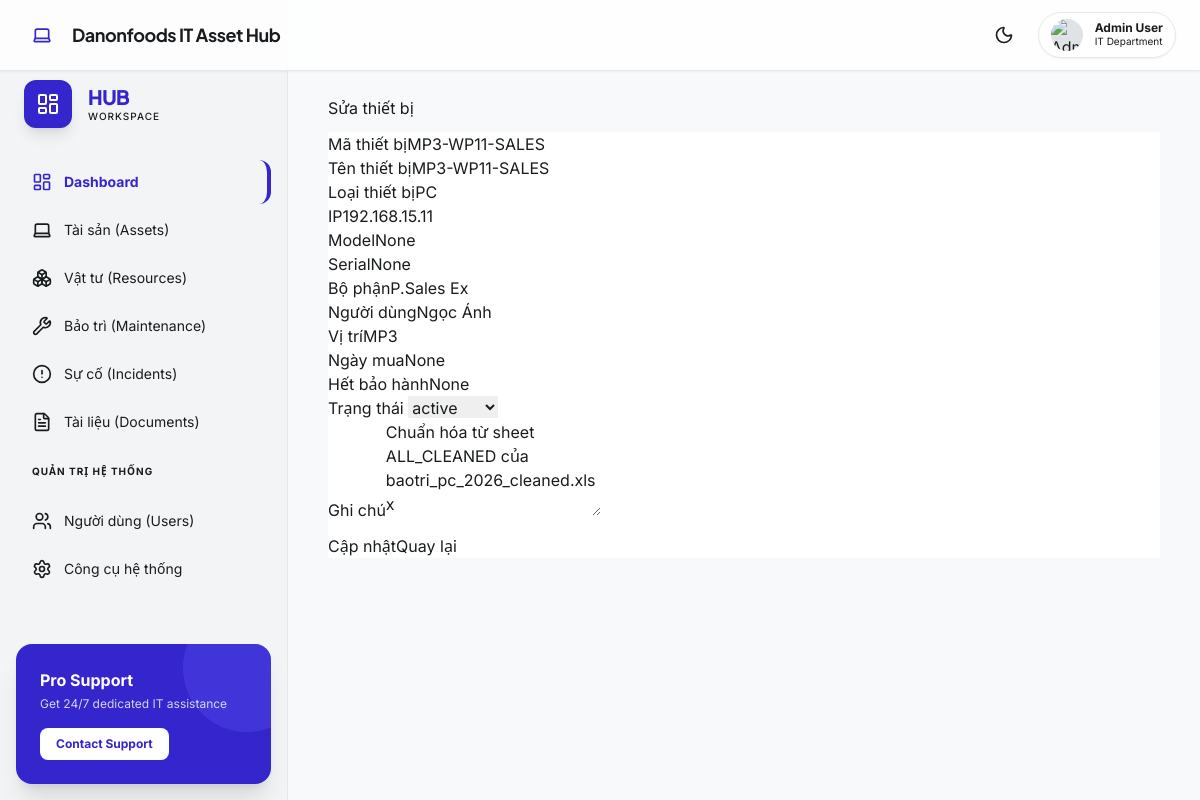
Screenshot of /assets/1/edit (signed in) with the database file from the repository.
### app/db/models/asset.py (models this page shows)
class Asset(Base):
    __tablename__ = 'assets'
    id: Mapped[int] = mapped_column(primary_key=True, index=True)
    asset_code: Mapped[str] = mapped_column(String(50), unique=True, index=True)
    asset_name: Mapped[str] = mapped_column(String(200))
    asset_type: Mapped[str] = mapped_column(String(50), index=True)
    model: Mapped[str | None] = mapped_column(String(120), nullable=True)
    serial_number: Mapped[str | None] = mapped_column(String(120), nullable=True)
    ip_address: Mapped[str | None] = mapped_column(String(50), nullable=True, index=True)
    department: Mapped[str | None] = mapped_column(String(120), nullable=True, index=True)
    assigned_user: Mapped[str | None] = mapped_column(String(120), nullable=True)
    assigned_at: Mapped[str | None] = mapped_column(String(25), nullable=True)
    unassigned_at: Mapped[str | None] = mapped_column(String(25), nullable=True)
    location: Mapped[str | None] = mapped_column(String(120), nullable=True)
    purchase_date: Mapped[str | None] = mapped_column(String(20), nullable=True)
    warranty_expiry: Mapped[str | None] = mapped_column(String(20), nullable=True)
    status: Mapped[str] = mapped_column(String(30), default='active')
    notes: Mapped[str | None] = mapped_column(Text, nullable=True)
    maintenances = relationship('Maintenance', back_populates='asset', cascade='all, delete-orphan')
    incidents = relationship('Incident', back_populates='asset', cascade='all, delete-orphan')
    assignments = relationship('AssetAssignment', back_populates='asset', cascade='all, delete-orphan', order_by='desc(AssetAssignment.assigned_at)')
    events = relationship('AssetEvent', back_populates='asset', cascade='all, delete-orphan', order_by='desc(AssetEvent.created_at)')

### app/routes/web/assets.py (the view)
@router.get('/{asset_id}/edit', response_class=HTMLResponse)
@require_permission('can_edit_assets')
def asset_edit(asset_id: int, request: Request, db: Session = Depends(get_db), current_user=None):
    asset = db.get(Asset, asset_id)
    return _render_form(request, asset=asset, current_user=current_user)

### app/templates/assets/form.html (shortened to what this page needs)
{% extends 'base.html' %}
{% block content %}
<h1 class="mb-3">{% if asset %}Sửa thiết bị{% else %}Thêm thiết bị mới{% endif %}</h1>
<form class="card card-body bg-white" method="post">
  <div class="row g-3">
    <div class="col-md-4"><label class="form-label">Mã thiết bị</label><input class="form-control" name="asset_code" value="{{ asset.asset_code if asset else '' }}" required></div>
    <div class="col-md-4"><label class="form-label">Tên thiết bị</label><input class="form-control" name="asset_name" value="{{ asset.asset_name if asset else '' }}" required></div>
    <div class="col-md-4"><label class="form-label">Loại thiết bị</label><input class="form-control" name="asset_type" value="{{ asset.asset_type if asset else '' }}" placeholder="PC, Printer, Camera..." required></div>
    <div class="col-md-3"><label class="form-label">IP</label><input class="form-control" name="ip_address" value="{{ asset.ip_address if asset else '' }}"></div>
    <div class="col-md-3"><label class="form-label">Model</label><input class="form-control" name="model" value="{{ asset.model if asset else '' }}"></div>
    <div class="col-md-3"><label class="form-label">Serial</label><input class="form-control" name="serial_number" value="{{ asset.serial_number if asset else '' }}"></div>
    <div class="col-md-3"><label class="form-label">Bộ phận</label><input class="form-control" name="department" value="{{ asset.department if asset else '' }}"></div>
    <div class="col-md-3"><label class="form-label">Người dùng</label><input class="form-control" name="assigned_user" value="{{ asset.assigned_user if asset else '' }}"></div>
    <div class="col-md-3"><label class="form-label">Vị trí</label><input class="form-control" name="location" value="{{ asset.location if asset else '' }}"></div>
    <div class="col-md-3"><label class="form-label">Ngày mua</label><input class="form-control" name="purchase_date" placeholder="YYYY-MM-DD" value="{{ asset.purchase_date if asset else '' }}"></div>
    <div class="col-md-3"><label class="form-label">Hết bảo hành</label><input class="form-control" name="warranty_expiry" placeholder="YYYY-MM-DD" value="{{ asset.warranty_expiry if asset else '' }}"></div>
    <div class="col-md-3"><label class="form-label">Trạng thái</label>
      <select class="form-select" name="status">
        {% set current = asset.status if asset else 'active' %}
        {% for item in ['active', 'in_repair', 'inactive', 'retired', 'lost', 'disposed'] %}
        <option value="{{ item }}" {% if current == item %}selected{% endif %}>{{ item }}</option>
        {% endfor %}
      </select>
    </div>
    <div class="col-12"><label class="form-label">Ghi chú</label><textarea class="form-control" name="notes" rows="4">{{ asset.notes if asset else '' }}</textarea></div>
  </div>
  <div class="mt-3 d-flex gap-2"><button class="btn btn-primary">{% if asset %}Cập nhật{% else %}Lưu thiết bị{% endif %}</button><a class="btn btn-secondary" href="/assets/">Quay lại</a></div>
</form>
{% endblock %}

### app/static/css/premium.css (style rules this page uses)
:root { --color-primary: #3525cd; --color-primary-container: #4f46e5; --color-surface: #f7f9fb; --color-surface-container-lowest: #ffffff; --color-surface-container-low: #f2f4f6; --color-surface-container-highest: #e0e3e5; --color-on-surface: #191c1e; --color-outline-variant: #c7c4d8; }

### rows the page displays
Asset: asset_code "MP3-WP11-SALES", asset_name "MP3-WP11-SALES", asset_type "PC", ip_address "192.168.15.11", model "None", serial_number "None", department "P.Sales Ex", assigned_user "Ngọc Ánh", location "MP3", purchase_date "None", warranty_expiry "None", status "active", notes "Chuẩn hóa từ sheet ALL_CLEANED của baotri_pc_2026_cleaned.xlsx"
